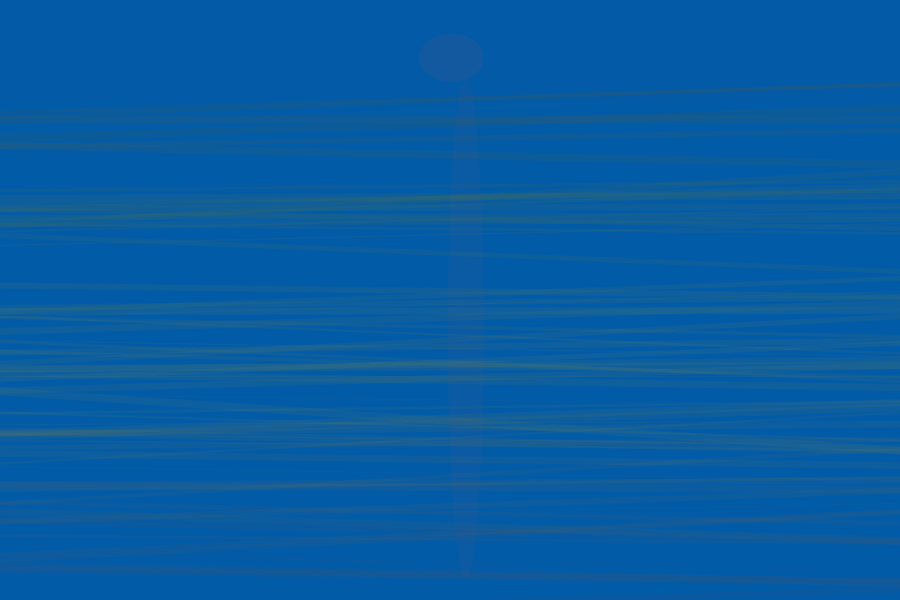
Frame 1 (no input)
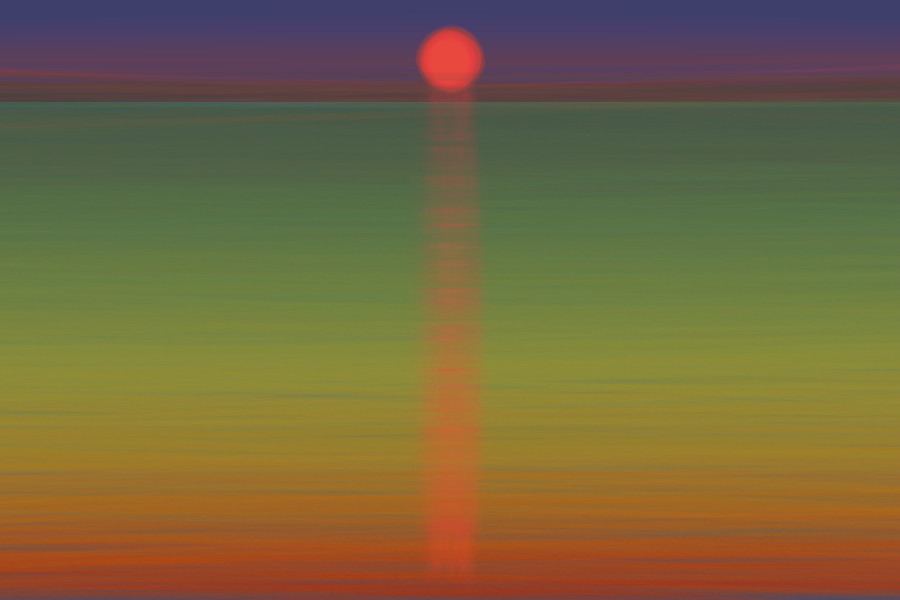
Frame 60 (the mouse pressed at the canvas centre just before this capture)
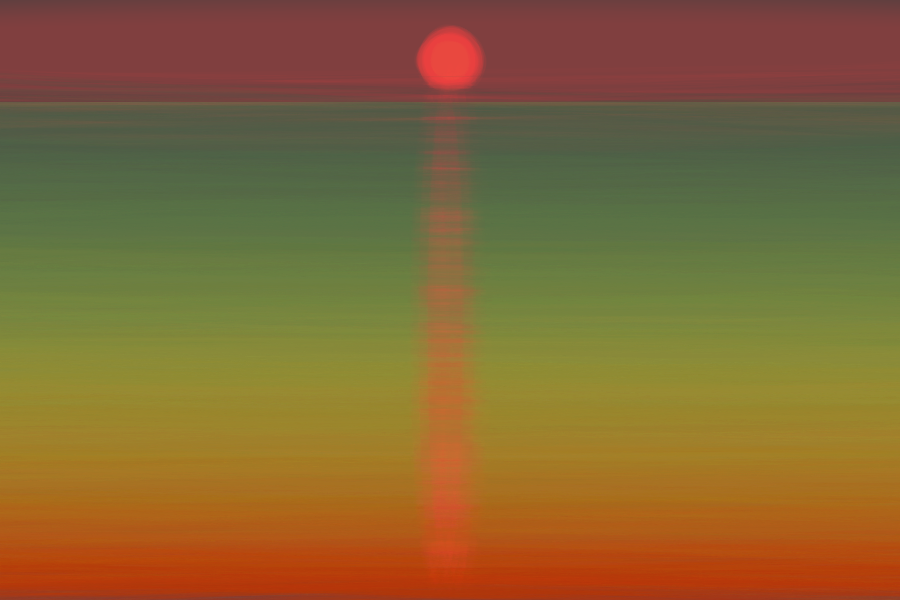
Frame 120 (the mouse held since frame 60 and released just before this capture)

The Processing sketch that drew these frames (run headless with seeded random() and noise(); from frame 60 on, the mouse is pressed at the canvas centre):

// Processing sketch: processing_114116
// ── processing_114116.pde

float x, y;
float y1, y2; 
float h, s, b, a;
float sw;

void setup() {
  size(900, 600);

  colorMode(HSB);
  background(#025BA7);

  ellipseMode(CENTER);

  noCursor();
}

void draw() {

  noStroke();
  fill(y/height*255, 128, 64, 2);
  rect(0, 0, width, height*.17);

  // sun
  fill(4, 196, 255, 16);
  noStroke();
  //stroke(255,1);
  ellipse(width*.5+random(-5, 5), height*.1+random(-5, 5), random(height*.07, height*.11), random(height*.07, height*.11));

  // sun reflection
  fill(4, 196, 255, 8);
  noStroke();
  ellipse(width*.5+random(-22, 22), height*.55+random(-5, 5), random(height*.044, height*.077), random(height*.77, height*.88));


  // sun bursts
  noStroke();

  a = map(y, 0, height, 3, 2) + random(-1, 1);
  s = 211;

  h = map(y, 0, height, 16, 8) + random(-5, 5);
  b = 128;

  fill(h, s, 255, a*.5);
  ellipse(width*.5, height*.17+random(-5, 5), width*1.4, y*.17);

  a *= .5;
  s *=.4;
  fill(255-h, s, b, a);
  ellipse(width*.5, height*.1, width*2, y*4);

  horzLine(77, .17);

  // horizon
  stroke(4, 196, 255, random(1, 11));
  line(0, height*.17+random(-33, 33), width, height*.15+random(-33, 33) );


  y+=.4;
  if (y>height) y=0;
  
}

void horzLine(int amount, float topY) {
   for (int i=0; i<amount; i++) {
     
    y1 = random(height*topY, height);

    h = map(y1, 0, height, 96, 8); //random(96, 128);
    s = map(y1, 0, height, 8, 255); // random(22, 255);
    b = map(y1, 0, height, 64, 196); // random(22, 255);
    a =  map(y1, 0, height, 44, 11);

    stroke(h, s, b, a);

    x = random(width);

   // y2 = random(height*topY, height*1.5);

    //line(x, y1 , x+random(-10,10), y2 );

    strokeWeight(random(8));
    line(0, y1+random(-33,33), width, y1+random(-33,33));
  }
}
